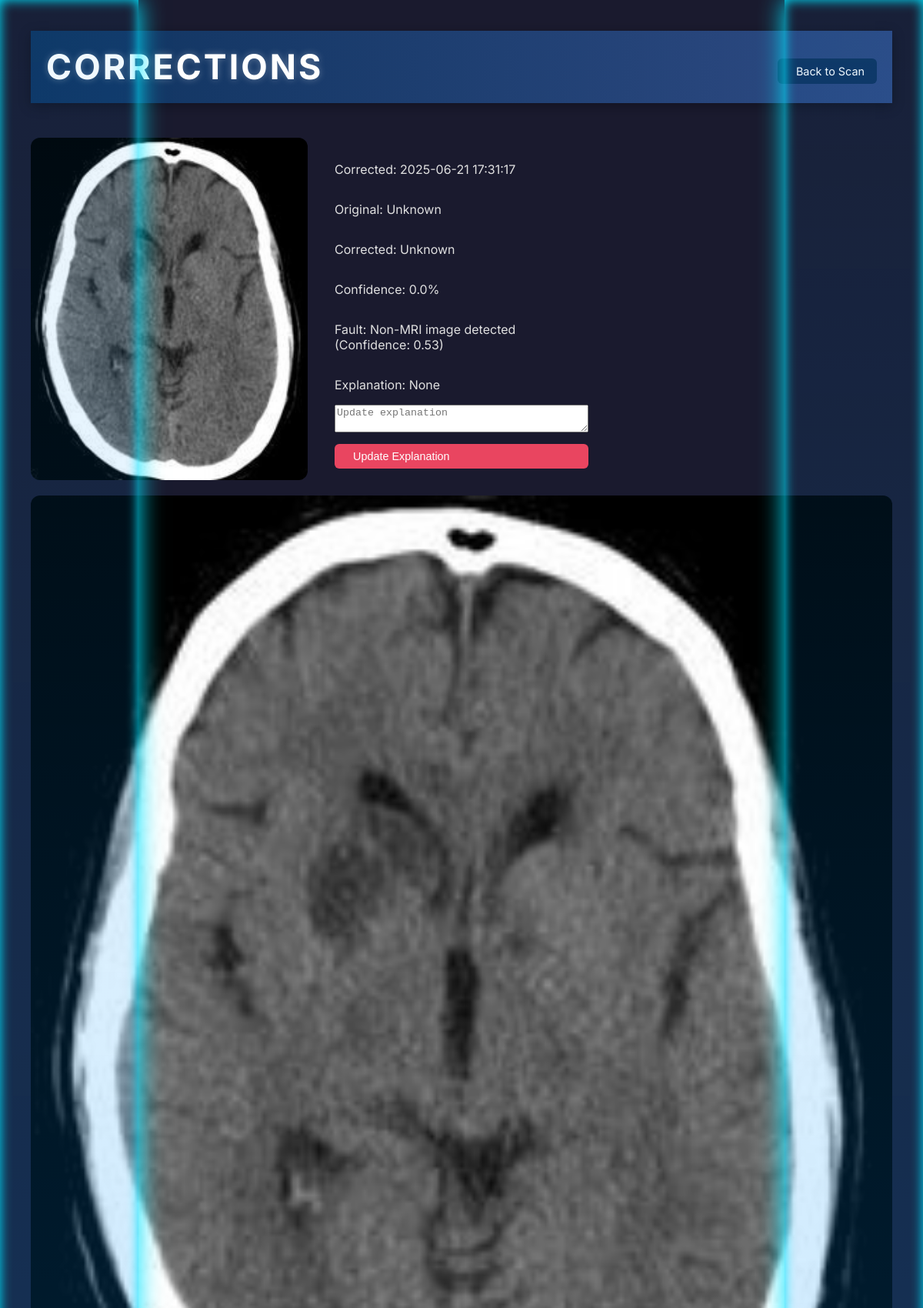
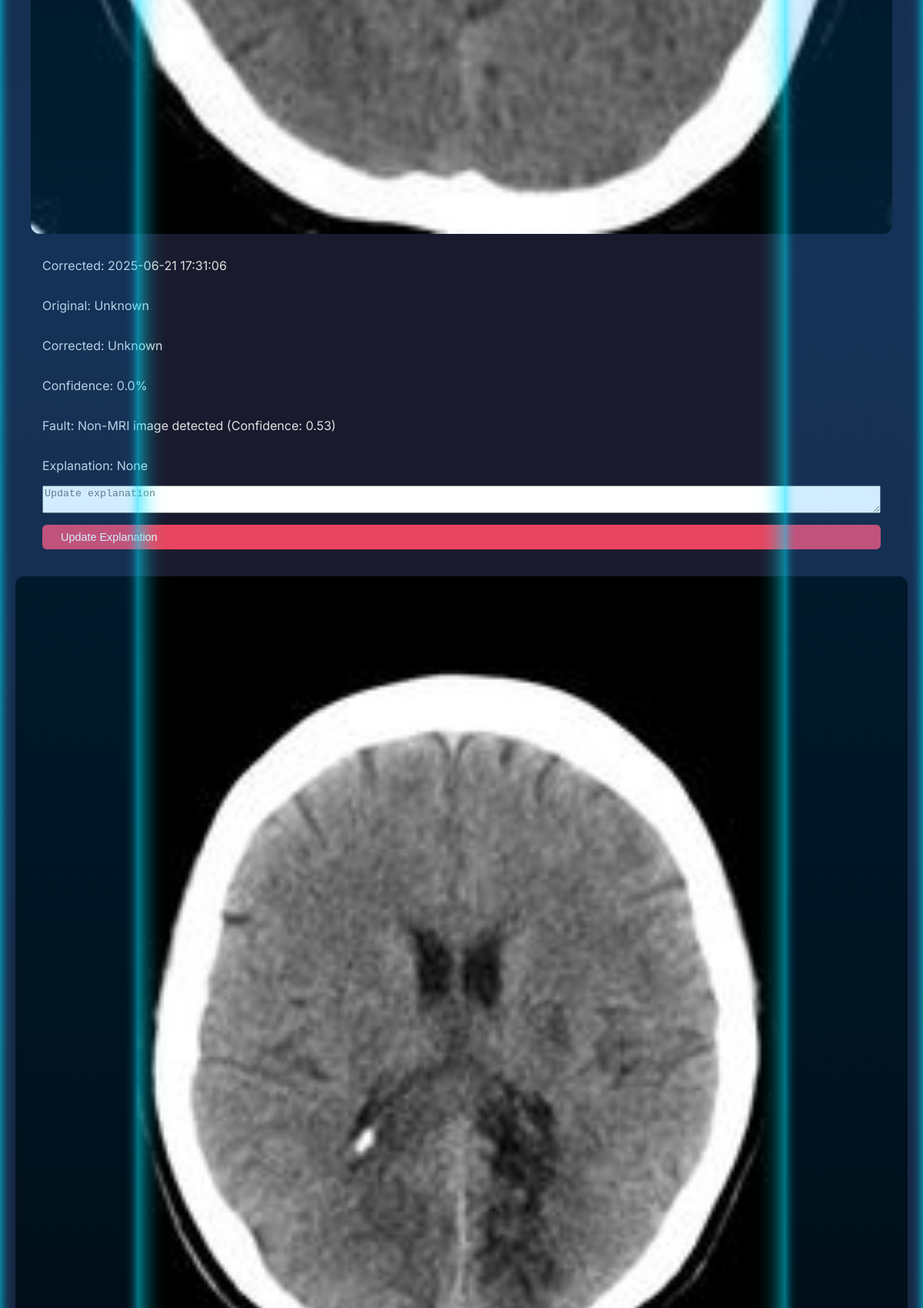
Page /corrections (upper part) on the committed database (2 pictures, top to bottom).
### tables this page shows
CREATE TABLE corrections (
                id INTEGER PRIMARY KEY AUTOINCREMENT,
                filename TEXT,
                original_label TEXT,
                corrected_label TEXT,
                confidence REAL,
                timestamp TEXT,
                fault TEXT,
                explanation TEXT
            );

### app.py (the view)
@app.route('/corrections', methods=['GET'])
def get_corrections():
    try:
        conn = sqlite3.connect(DB_PATH, timeout=10)
        c = conn.cursor()
        c.execute("PRAGMA table_info(corrections)")
        columns = [col[1] for col in c.fetchall()]
        has_fault = 'fault' in columns
        if has_fault:
            c.execute('SELECT id, filename, original_label, corrected_label, confidence, timestamp, fault, explanation FROM corrections ORDER BY timestamp DESC')
        else:
            c.execute('SELECT id, filename, original_label, corrected_label, confidence, timestamp, NULL as fault, explanation FROM corrections ORDER BY timestamp DESC')
        rows = c.fetchall()
        conn.close()
        corrections = [
            {
                'id': row[0],
                'filename': row[1],
                'original_label': row[2],
                'corrected_label': row[3],
                'confidence': row[4],
                'timestamp': row[5],
                'fault': row[6] or '',
                'explanation': row[7] or ''
            } for row in rows
        ]
        return render_template('corrections.html', corrections=corrections)
    except Exception as e:
        print(f"Error fetching corrections: {e}\n{traceback.format_exc()}")
        return render_template('corrections.html', corrections=[])

### templates/corrections.html (shortened to what this page needs)
<!DOCTYPE html>
<html lang="en">
<head>
    <link rel="stylesheet" href="/static/css/style.css">
</head>
<body class="history-page">
    <div class="tech-pattern left"></div>
    <div class="tech-pattern right"></div>
    <div class="container">
        <header>
            <h1 class="main-title">Corrections</h1>
            <a href="/" class="back-button">
                 Back to Scan
            </a>
        </header>
        <main>
            {% if corrections %}
            <div class="history-grid">
                {% for correction in corrections %}
                <div class="history-card {{ 'tumor' if correction.corrected_label == 'Have Tumor' else 'normal' }}">
                        <img src="/uploads/{{ correction.filename }}"
                             alt="Scan Image"
                             class="history-image"
                             onerror="this.onerror=null; this.src='/static/css/no-image.png'; this.classList.add('error-image');">
                    </div>
                    <div class="history-details">
                        <p class="history-date">Corrected: {{ correction.timestamp }}</p>
                        <p class="history-prediction">
                            <span>Original: {{ correction.original_label }}</span>
                        </p>
                        <p class="history-prediction">
                            <span>Corrected: {{ correction.corrected_label }}</span>
                        </p>
                        <p>Confidence: {{ correction.confidence|round(2) }}%</p>
                        <p>Fault: {{ correction.fault or 'N/A' }}</p>
                        <p>Explanation: {{ correction.explanation or 'None' }}</p>
                        <textarea class="explanation-input" data-id="{{ correction.id }}" placeholder="Update explanation">{{ correction.explanation or '' }}</textarea>
                        <button class="delete-button" onclick="updateExplanation('{{ correction.id }}')">
                             Update Explanation
                        </button>
                    </div>
                </div>
                {% endfor %}
            {% else %}
            <p class="no-history-message">No corrections available yet.</p>
            {% endif %}
</body>
</html>

### static/css/style.css (style rules this page uses)
:root { --bg-dark: #1a1a2e; --card-bg: #16213e; --text-light: #e0e0e0; --accent-blue: #0f3460; --button-hover: #1f4068; --red-danger: #e94560; --green-normal: #69b369; --font-inter: 'Inter', sans-serif; --tech-glow-color: #00e5ff; }
body { font-family: 'Inter', sans-serif; margin: 0; padding: 20px; background-color: var(--bg-dark); color: var(--text-light); display: flex; flex-direction: column; min-height: 100vh; transition: background-color 0.5s ease; position: relative; overflow-x: hidden; }
.container { max-width: 1200px; margin: 0 auto; padding: 20px; display: flex; flex-direction: column; gap: 25px; flex-grow: 1; position: relative; z-index: 1; }
.container { position: relative; z-index: 1; }
.tech-pattern { position: fixed; top: 0; width: 15%; height: 100%; background: linear-gradient(to bottom, rgba(0, 150, 255, 0.05), rgba(0, 150, 255, 0.2), rgba(0, 150, 255, 0.05) ); z-index: 0; pointer-events: none; }
.tech-pattern.left { left: 0; border-right: 1px solid rgba(var(--tech-glow-color), 0.3); box-shadow: 0 0 30px var(--tech-glow-color), inset 0 0 15px var(--tech-glow-color); }
.tech-pattern.right { right: 0; border-left: 1px solid rgba(var(--tech-glow-color), 0.3); box-shadow: 0 0 30px var(--tech-glow-color), inset 0 0 15px var(--tech-glow-color); }
.tech-pattern::before, .tech-pattern::after { content: ''; position: absolute; background-color: rgba(var(--tech-glow-color), 0.1); animation: techPulse 4s infinite alternate; pointer-events: none; }
header { background: linear-gradient(to right, var(--accent-blue), #2e4a83); padding: 20px 0; box-shadow: 0 4px 15px rgba(0, 0, 0, 0.3); text-align: center; z-index: 20; position: relative; }
.main-title { font-size: 2.8em; font-weight: 700; letter-spacing: 3px; text-transform: uppercase; color: #fff; text-shadow: 0 0 10px rgba(255, 255, 255, 0.3); margin: 0; }
body.history-page { display: block; padding-bottom: 50px; }
.history-page header { display: flex; justify-content: space-between; align-items: center; padding: 20px; background: linear-gradient(to right, var(--accent-blue), #2e4a83); box-shadow: 0 4px 15px rgba(0, 0, 0, 0.3); }
.history-page .main-title { margin: 0; text-align: left; }
.back-button { display: inline-flex; align-items: center; gap: 8px; padding: 8px 16px; background-color: var(--accent-blue); color: white; text-decoration: none; border-radius: 6px; font-size: 0.9em; transition: background-color 0.3s ease; margin-top: 10px; }
.delete-button { background-color: var(--red-danger); color: white; border: none; padding: 8px 16px; border-radius: 6px; cursor: pointer; display: flex; align-items: center; gap: 8px; font-size: 0.9em; margin-top: 15px; transition: background-color 0.3s ease; }
.tech-pattern { position: fixed; top: 0; width: 15%; height: 100%; background: linear-gradient(to bottom, rgba(0, 150, 255, 0.05), rgba(0, 150, 255, 0.2), rgba(0, 150, 255, 0.05) ); z-index: 5; pointer-events: none; transition: box-shadow 0.5s ease; }
.tech-pattern::before, .tech-pattern::after { content: ''; position: absolute; background-color: rgba(var(--tech-glow-color), 0.1); animation: techPulse 4s infinite alternate; }
.tech-pattern.left::before { top: 10%; left: 0; width: 100%; height: 3px; transform: scaleX(0.8); animation-delay: 0.5s; }
.tech-pattern.left::after { bottom: 15%; left: 0; width: 100%; height: 3px; transform: scaleX(0.7); animation-delay: 1.2s; }
.tech-pattern.right::before { top: 25%; right: 0; width: 100%; height: 3px; transform: scaleX(0.9); animation-delay: 0.8s; }
.tech-pattern.right::after { bottom: 5%; right: 0; width: 100%; height: 3px; transform: scaleX(0.6); animation-delay: 1.5s; }
.history-grid { display: grid; grid-template-columns: repeat(auto-fill, minmax(300px, 1fr)); gap: 20px; padding: 20px 0; }
.history-card { display: flex; flex-direction: column; height: 100%; min-height: 400px; background-color: var(--card-bg); border-radius: 12px; overflow: hidden; transition: transform 0.3s ease, box-shadow 0.3s ease; }
.history-image { width: 100%; height: 100%; object-fit: cover; transition: transform 0.3s ease; }
.history-details { flex-grow: 1; padding: 15px; display: flex; flex-direction: column; }

### rows in the picture
corrections: filename (picture), timestamp "2025-06-21 17:31:17", original_label "Unknown", corrected_label "Unknown", confidence "0.0", fault "Non-MRI image detected (Confidence: 0.53)", explanation "None", id "Update explanation"
corrections: filename (picture), timestamp "2025-06-21 17:31:06", original_label "Unknown", corrected_label "Unknown", confidence "0.0", fault "Non-MRI image detected (Confidence: 0.53)", explanation "None", id "Update explanation"
corrections: filename (picture)
